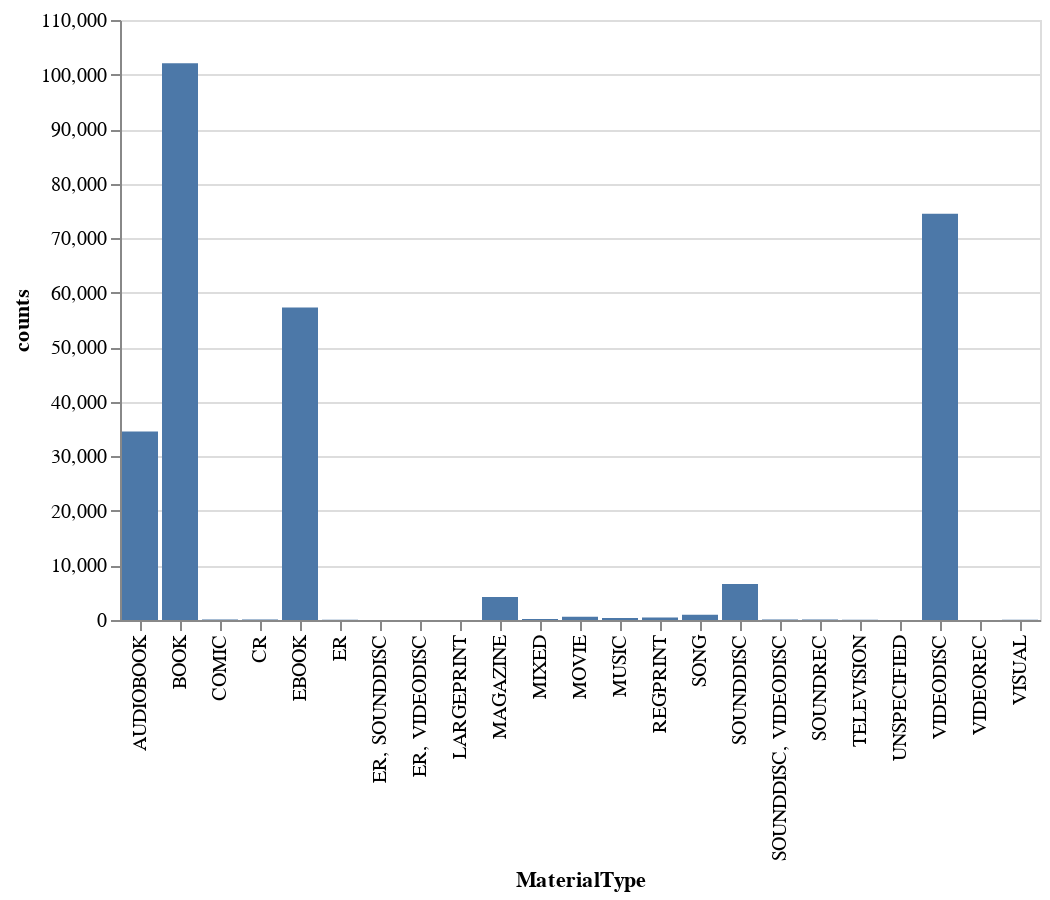

The notebook cell this image was saved under:
### Markdown cell above
So we now have this data in a dataframe that can be passed to Altair so let's try it out!

### Code cell
source = seattle_df['MaterialType'].value_counts().rename_axis('MaterialType').reset_index(name='counts')
alt.Chart(source).mark_bar().encode(
    x='MaterialType',
    y='counts'
)

### Figure 1 — Vega-Lite specification as saved in the notebook (floating-point values rounded to 4 significant figures)
{"config": {"view": {"continuousWidth": 300, "continuousHeight": 300}}, "data": {"name": "data-968481b684d5dfeb3cc118200e184fc7"}, "mark": {"type": "bar"}, "encoding": {"x": {"field": "MaterialType", "type": "nominal"}, "y": {"field": "counts", "type": "quantitative"}}, "$schema": "https://vega.github.io/schema/vega-lite/v5.20.1.json", "datasets": {"data-968481b684d5dfeb3cc118200e184fc7": [{"MaterialType": "BOOK", "counts": 102076}, {"MaterialType": "VIDEODISC", "counts": 74473}, {"MaterialType": "EBOOK", "counts": 57299}, {"MaterialType": "AUDIOBOOK", "counts": 34542}, {"MaterialType": "SOUNDDISC", "counts": 6593}, {"MaterialType": "MAGAZINE", "counts": 4197}, {"MaterialType": "SONG", "counts": 975}, {"MaterialType": "MOVIE", "counts": 596}, {"MaterialType": "REGPRINT", "counts": 447}, {"MaterialType": "MUSIC", "counts": 382}, {"MaterialType": "MIXED", "counts": 195}, {"MaterialType": "CR", "counts": 112}, {"MaterialType": "SOUNDDISC, VIDEODISC", "counts": 89}, {"MaterialType": "COMIC", "counts": 83}, {"MaterialType": "SOUNDREC", "counts": 82}, {"MaterialType": "TELEVISION", "counts": 39}, {"MaterialType": "ER", "counts": 34}, {"MaterialType": "VISUAL", "counts": 31}, {"MaterialType": "LARGEPRINT", "counts": 19}, {"MaterialType": "ER, SOUNDDISC", "counts": 10}, {"MaterialType": "ER, VIDEODISC", "counts": 9}, {"MaterialType": "VIDEOREC", "counts": 2}, {"MaterialType": "UNSPECIFIED", "counts": 2}]}}
